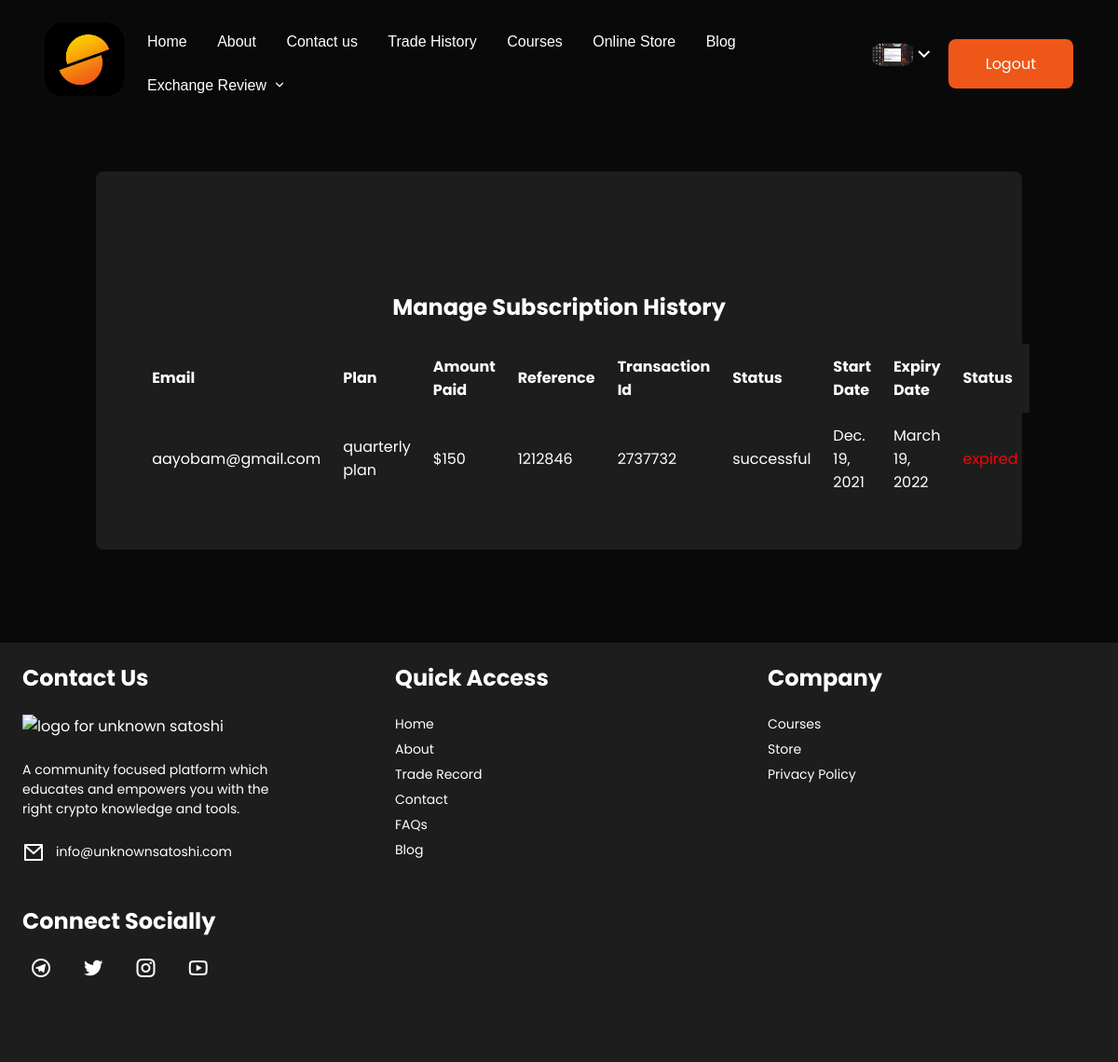
The page /subscription/history/ (signed in) on the database its author committed.
### userprolog/models.py (models this page shows, shortened)
class User(AbstractBaseUser, PermissionsMixin):
    id = models.UUIDField(primary_key=True, default=uuid.uuid4, editable=False, unique=True)
    username = models.CharField(max_length=200, unique=True, blank=True)
    email = models.EmailField(max_length=200, unique=True, blank=False)
    first_name = models.CharField(max_length=200, blank=True)
    last_name = models.CharField(max_length=200, blank=True)
    phone_no = models.CharField(max_length=11,validators=[MaxLengthValidator(11)])
    profile_picture = models.ImageField(null=True, blank=True, default="default_user_image.jpeg", upload_to="profile_image/",)
    is_active = models.BooleanField(default=False)
    is_staff = models.BooleanField(default=False)
    is_superuser = models.BooleanField(default=False)
    date_joined = models.DateTimeField(auto_now_add=True)
    created = models.DateTimeField(auto_now_add=True)
    updated = models.DateTimeField(auto_now=True)
    objects = UserManager()
    EMAIL_FIELD = 'email'
    USERNAME_FIELD = 'username'
    REQUIRED_FIELDS = ['email',]

### cms/models.py (models this page shows, shortened)
class SubscriptionHistory(models.Model):
    id = models.UUIDField(default=uuid.uuid4, unique=True, primary_key=True, editable=False)
    user = models.ForeignKey(User, on_delete=models.CASCADE)
    email = models.EmailField(max_length=200, unique=False, blank=False)
    full_name = models.CharField(max_length=200, blank=False)
    phone_no = models.CharField(max_length=11, unique=False, blank=False)
    plan = models.ForeignKey(Plan, on_delete=models.CASCADE, default='monthly plan')
    amount_paid = models.IntegerField(default=0)
    reference = models.CharField(max_length=200, unique=True, blank=False)
    transaction_id = models.CharField(max_length=200)
    status = models.CharField(max_length=200)
    start_date = models.DateField(default=today)
    expiry_date = models.DateField(default=None)
    active = models.BooleanField(default=False)

class Plan(models.Model):
    title = models.CharField(max_length=100)
    slug = models.SlugField(unique=True)
    desc = models.TextField()
    price = models.IntegerField(default=0)
    discount_price = models.IntegerField(default=0)
    discount= models.IntegerField(default=0)
    created_on = models.DateTimeField(auto_now_add=True)
    class Meta:
        ordering = ("created_on",)
    def __str__(self):
        return self.title

### userprolog/views.py (the view)
# urls.py: path('subscription/history/', user_subscription_list, name="user-sub-list"),
@login_required(login_url='user-login')
def user_subscription_list(request):
    user = request.user
    subscription = SubscriptionHistory.objects.filter(user=user)
    template_name = "userprolog/sub-plan.html"
    context = {"subscription":subscription,"user":user}
    return render(request, template_name, context)

### userprolog/templates/userprolog/sub-plan.html
{% extends 'base.html' %}
{% load static %}
{% block content %}
	<div class="page-wrapper margin-extra">
        <section class="panel-section">
            <div class="panel-content">
              <div class="page-wrapper admin-wrapper">
                <div class="content-container" style="margin-bottom: 100px;">
                  <section class="trade-table">
                      <table>
                        {% if subscription %}
                        <section class="alt-nav" id="sub-nav">
                          <h4>Manage Subscription History</h4>
                        </section>
                        <thead>
                          <tr>
                            <th scope="col">Email</th>
                            <th scope="col">Plan</th>
                            <th scope="col">Amount Paid</th>
                            <th scope="col">Reference</th>
                            <th scope="col">Transaction Id</th>
                            <th scope="col">Status</th>
                            <th scope="col">Start Date</th>
                            <th scope="col">Expiry Date</th>
                            <th scope="col">Status</th>
                          </tr>
                        </thead>
                          {% for sub in subscription %}
                            <tbody>
                                <tr>
                                  <td data-label="Email">{{ user.email }}</td>
                                  <td data-label="Plan">{{ sub.plan }}</td>
                                  <td data-label="Amount Paid">${{sub.plan.price}}</td>
                                  <td data-label="Reference">{{sub.reference}}</td>
                                  <td data-label="Transaction Id">{{sub.transaction_id}}</td>
                                  <td data-label="Status">{{sub.status}}</td>
                                  <td data-label="Status">{{sub.start_date}}</td>
                                  <td data-label="Status">{{sub.expiry_date}}</td>
                                  {% if sub.active == True %}
                                    <td data-label="Active" style="color: green;">active</td>
                                  {% else %}
                                    <td data-label="Active" style="color: red;">expired</td>
                                  {% endif %}
                                </tr>
                            </tbody>
                          {% endfor %}
                      {% else %}
                        <div>
                          <p style="text-align: center;"> you have not subscribed to any plan yet.</p>
                        </div>
                        {% endif %}
                      </table>
                  </section>
                </div>
              </div>
            </div>
        </section>
	</div>
{% endblock content %}

### templates/base.html (shortened to what this page needs)
{% load static %}
<!DOCTYPE html>
<html lang="en">
<head>
    <link rel="stylesheet" type="text/css" href=" {% static 'css/style.css' %}" />
    <link rel="stylesheet" type="text/css" href="https://cdnjs.cloudflare.com/ajax/libs/OwlCarousel2/2.2.1/assets/owl.carousel.min.css">
	<link rel="stylesheet" type="text/css" href="https://cdnjs.cloudflare.com/ajax/libs/OwlCarousel2/2.2.1/assets/owl.theme.default.min.css">
	<link href="https://cdn.jsdelivr.net/npm/remixicon@2.5.0/fonts/remixicon.css" rel="stylesheet">
	<link rel="stylesheet" href="https://cdnjs.cloudflare.com/ajax/libs/font-awesome/6.0.0-beta3/css/all.min.css" />
</head>
<body>
	<div class="page-wrapper">
		<header class="banner-wrapper">
			<div class="navbar">
				{% block header_logo %}
					<div class="navbar__Link navbar__Link-brand">
						<a href="{% url 'home' %}" class="index-link">
							<img src="{% static 'images/logo.png' %}" class="navbar-logo" alt="website's logo">
						</a>
					</div>
				{% endblock header_logo %}
				<nav class="navbar__Items">
					<ul>
						<li class="navbar__Link">
							<a class="nav-link" href="{% url 'home' %}">Home</a>
						</li>
						<li class="navbar__Link">
							<a class="nav-link" href="{% url 'about' %}">About</a>
						</li>
						<li class="navbar__Link">
							<a class="nav-link" href="{% url 'contact' %}">Contact us</a>
						</li>
						<li class="navbar__Link">
							<a class="nav-link" href="{% url 'trade-history' %}">Trade History</a>
						</li>
						<li class="navbar__Link">
							<a class="nav-link" href="{% url 'courses' %}">Courses</a>
						</li>
						<li class="navbar__Link">
							<a class="nav-link" href="{% url 'onlinestore' %}">Online Store</a>
						</li>
						<li class="navbar__Link">
							<a class="nav-link" href="{% url 'blog' %}">Blog</a>
						</li>
						<li class="navbar__Link" id="dropdown-link">
							<a class="nav-link dropdown-button">Exchange Review <i class="ri-arrow-down-s-line"></i></a>
						</li>
					</ul>
				</nav>
				<nav class="navbar__Items navbar__Items--right">
					{% if request.user.is_authenticated %}
					<div class="profile">
						<div class="dropdown">
							<main>
								<img src="{{user.profile_picture.url}}" class="img-profile"><i class="ri-arrow-down-s-line profile-icon"></i>
							</main>
						</div>
					</div>
						<div class="navbar__Link">
							<a class="btn hire-btn"  href="{% url 'user-logout' %}">Logout</a>
						</div>
                    {% else %}
						<div class="navbar__Link">
							<a class="login-link"  href="{% url 'user-login' %}">Login</a>
							<a class="btn hire-btn"  href="{% url 'register' %}">Sign Up</a>
						</div>
                    {% endif%}
            	</nav>
			</div>
		</header>
	</div>
    {% block content %}{% endblock content %}
	<footer>
		<div class="footer-content__container">
			<section class="footer-content__item">
				<h4>Contact Us</h4>
				<div class="contact-options">
					<img src="{% static 'images/alt-logo.png' %}" alt="logo for unknown satoshi" class="alt-logo">
					<p>A community focused platform which educates and empowers you with the right crypto knowledge and tools.</p>
					<p class="iconic-paragraph"><i class="ri-mail-line"></i><a href="mailto:info@unknownsatoshi.com">info@unknownsatoshi.com</a></p>
				</div>
				<div class="social-links">
					<h4>Connect Socially</h4>
					<a href="https://t.me/unknown_satoshi"><i class="ri-telegram-line"></i></a>
					<a href="https://twitter.com/unknown_satoshi?t=neIjfJivVymH9Kg75UjqlA&s=09"><i class="ri-twitter-fill"></i></a>
					<a href="https://instagram.com/theunknownsatoshi?utm_medium=copy_link"><i class="ri-instagram-line"></i></a>
					<a href="https://youtube.com/channel/UCzpteHI9OCi6eAzRJyTZjRg"><i class="ri-youtube-line"></i></a>
				</div>
			</section>
			<section class="footer-content__item">
				<h4>Quick Access</h4>
				<div class="links">
					<a href="{% url 'home' %}">Home</a>
					<a href="{% url 'about' %}">About</a>
					<a href="{% url 'trade-history' %}">Trade Record</a>
					<a href="{% url 'contact' %}">Contact</a>
					<a href="{% url 'faqs' %}">FAQs</a>
					<a href="{% url 'blog' %}">Blog</a>
				</div>
			</section>
			<section class="footer-content__item">
				<h4>Company</h4>
				<div class="links">
					<a href="{% url 'courses' %}">Courses</a>
					<a href="{% url 'onlinestore' %}">Store</a>
					<a href="{% url 'privacy' %}">Privacy Policy</a>
				</div>
			</section>
		</div>
	</footer>
</body>
</html>

### static/css/style.css (style rules this page uses)
html { scroll-behavior: smooth; }
* { margin: 0; padding: 0; -webkit-box-sizing: border-box; box-sizing: border-box; }
body { font-family: "Poppins", sans-serif; background-color: #0a0909; color: #fff; max-width: 1440px; margin: auto; }
.page-wrapper { padding: 0 24px; }
h4 { font-size: clamp(20px, 3vw, 24px); }
h2, h4, h5 { line-height: 1.2; }
p { font-size: 16px; font-weight: normal; }
a { text-decoration: none; color: #fff; }
.btn { padding: 15px 40px; border: 0px; border-radius: 8px; background-color: #ee5717; font-family: "Poppins", sans-serif; -webkit-transition: 0.3s; transition: 0.3s; height: 54px; width: auto; }
a.btn { text-decoration: none; color: #fff; }
img { object-fit: cover; object-position: center; }
.navbar { display: -webkit-box; display: -ms-flexbox; display: flex; padding: 16px; font-family: sans-serif; color: white; -ms-flex-pack: distribute; justify-content: space-around; width: 100%; z-index: 1111; }
.navbar-logo { width: 100px; height: auto; }
.navbar__Link { padding-right: 8px; }
.navbar__Items { display: -webkit-box; display: -ms-flexbox; display: flex; margin-left: auto; -webkit-box-align: center; -ms-flex-align: center; align-items: center; }
.navbar__Items li { list-style: none; display: inline-block; margin-top: 10px; }
.navbar__Items li a { padding: 10px; text-decoration: none; line-height: 27px; -webkit-transition: 0.3s; transition: 0.3s; }
.navbar__Items--right { margin-left: auto; }
.navbar__Items--right .profile { margin-right: 24px; border-radius: 50%; padding: 2px; width: 48px; height: 48px; }
.navbar__Items--right .profile .img-profile { width: 100%; height: auto; border-radius: 30%; }
.dropdown { position: relative; display: inline-block; cursor: pointer; }
.dropdown main { display: flex; justify-content: center; align-items: center; }
.dropdown main .profile-icon { font-size: 24px; }
#dropdown-link { position: relative; display: inline-block; cursor: pointer; }
#dropdown-link .dropdown-button { display: flex; align-items: center; justify-content: center; }
#dropdown-link .dropdown-button i { margin-left: 6px; }
footer { background-color: #1d1d1d; height: 450px; position: relative; }
footer .footer-content__container { display: -webkit-box; display: -ms-flexbox; display: flex; -webkit-box-pack: center; -ms-flex-pack: center; justify-content: center; }
footer .footer-content__container h4 { margin-bottom: 24px; }
footer .footer-content__item { -webkit-box-flex: 1; -ms-flex: 1; flex: 1; padding: 24px; }
footer .footer-content__item .contact-options { margin-bottom: 48px; max-width: 80%; }
footer .footer-content__item .contact-options .alt-logo { width: 150px; height: auto; margin-bottom: 24px; }
footer .footer-content__item .contact-options p { margin-bottom: 12px; display: -webkit-box; display: -ms-flexbox; display: flex; -webkit-box-align: center; -ms-flex-align: center; align-items: center; font-size: 14px; }
footer .footer-content__item .contact-options .iconic-paragraph { margin-top: 24px; }
footer .footer-content__item .contact-options i { font-size: 24px; margin-right: 12px; }
footer .footer-content__item .social-links i { font-size: 24px; margin-right: 12px; }
footer .footer-content__item .social-links .ri-telegram-line { padding: 8px; border-radius: 8px; }
footer .footer-content__item .social-links .ri-twitter-fill { padding: 8px; border-radius: 8px; }
footer .footer-content__item .social-links .ri-instagram-line { padding: 8px; border-radius: 8px; }
footer .footer-content__item .social-links .ri-youtube-line { padding: 8px; border-radius: 8px; }
footer .footer-content__item .links a { display: block; margin-bottom: 6px; -webkit-transition: 0.3s; transition: 0.3s; font-size: 14px; }
.trade-table { width: 90%; background-color: #1d1d1d; margin: auto; margin-top: 48px; border-radius: 8px; padding: 48px; }
.trade-table table { border-collapse: collapse; width: 100%; }
.trade-table table thead { font-weight: 500; }
.trade-table table td, .trade-table table th { text-align: left; padding: 12px; }
.trade-table table th { background-color: #1d1d1d; }
#sub-nav { padding: 24px; display: -webkit-box; display: -ms-flexbox; display: flex; -webkit-box-pack: center; -ms-flex-pack: center; justify-content: center; -webkit-box-align: center; -ms-flex-align: center; align-items: center; }
#sub-nav h4 { text-align: center; font-weight: bold; }
section.alt-nav { margin-top: 60px; }

### rows shown on the page
User: profile_picture (picture), email "aayobam@gmail.com"
SubscriptionHistory: plan "quarterly plan", plan.price "150", reference "1212846", transaction_id "2737732", status "successful", start_date "Dec. 19, 2021", expiry_date "March 19, 2022", active "expired"
